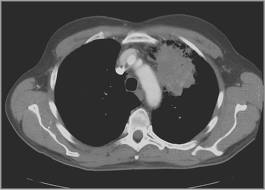
%> input picture original.jpg, 265 x 190 px
$ octave filter_convolution.m   (GNU Octave 9; MATLAB toolbox functions it lacks are replaced by stand-ins)
%> lines starting %> are read from the running program, lines starting %| are printed output that depends on the picture
figure;
I= imread('original.jpg');
%> I is the input picture: size 190x265x3 uint8; min 15, max 240, mean 80.9
I=I(:,:,1); subplot(2,2,1); imshow(I); title('Original Image');
a=[0.001 0.001 0.001; 0.001 0.001 0.001; 0.001 0.001 0.001];
R=conv2(a,I);
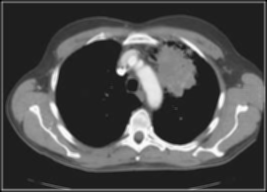
%> R: size 192x267 double; min 0.174, max 1.94, mean 0.715; drawn with min black and max white
subplot(2,2,2); imshow(R); title('Filtered Image');
%> after `imshow(R)`:
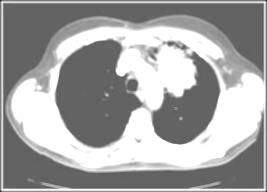
%> displayed picture: size 192x267, on the screen's scale of 0 to 255; min 44, max 255, mean 163
b=[0.005 0.005 0.005; 0.005 0.005 0.005; 0.005 0.005 0.005];
R1=conv2(b,I);
subplot(2,2,3); imshow(R1); title('Filtered Image 2');
